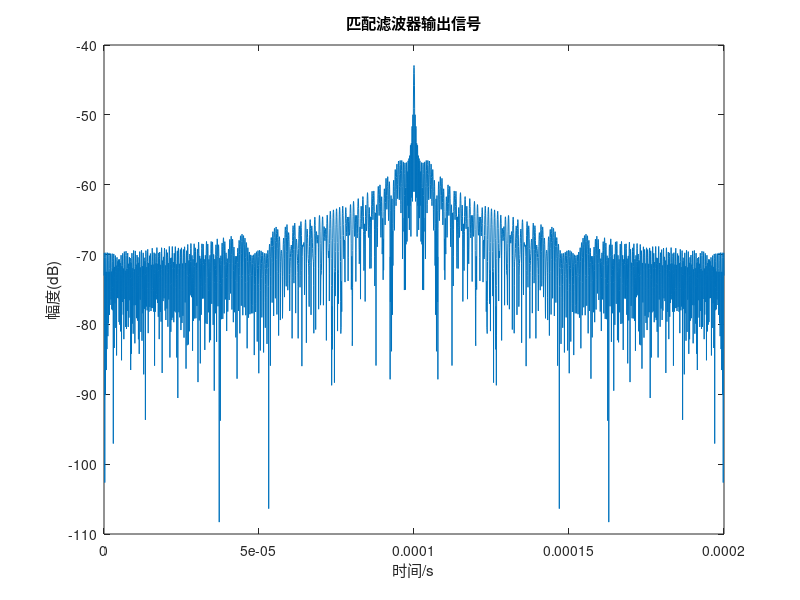

Recreate this plot in MATLAB.
% 匹配滤波器输出

fs=2e7;   %采样率
T=10e-5;  %脉冲宽度
N=fs*T;   %采样点数
t=linspace(0,T,N);%横坐标
y=chirp(t,0,T,2e6);;%纵坐标


t_f=linspace(0,T,N);%横坐标
y_f=fliplr(y);%数组反向


t0=linspace(0,2*T,2*N-1);
s0=conv(y,y_f)./fs;


plot(t0,10*log10(s0));
xlabel("时间/s");
ylabel("幅度(dB)");
title('匹配滤波器输出信号');